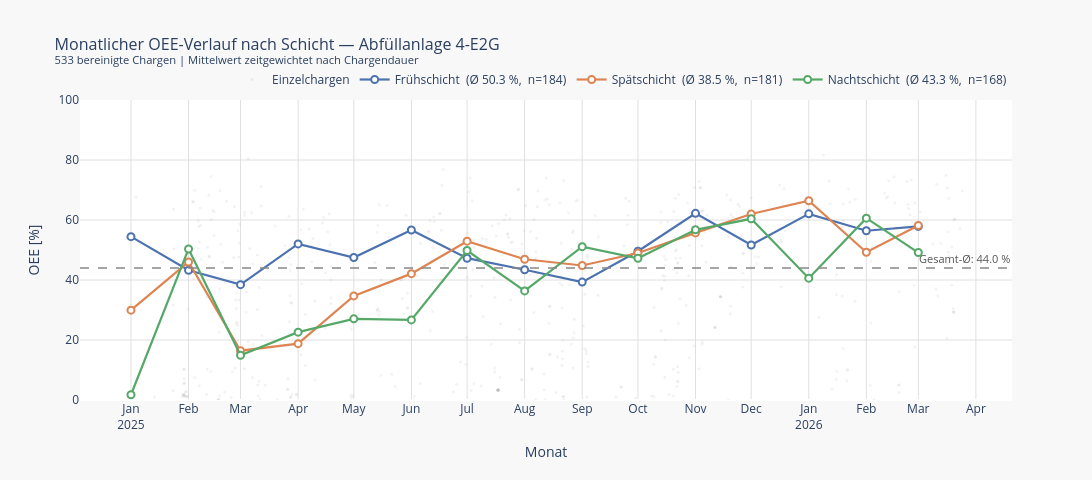

Notebook cell for this chart:
### Code cell
# Zeitgewichteter monatlicher Mittelwert je Schicht.
monthly_shift = {}
for _s, _grp in df_shift.groupby("primary_shift"):
    _agg = (
        _grp.groupby("month")
        .apply(lambda x: pd.Series({
            "mean":  np.average(x["oee_pct"], weights=x["dur_min"]) if x["dur_min"].sum() > 0 else x["oee_pct"].mean(),
            "count": len(x),
        }))
        .reset_index()
    )
    _agg["month_dt"] = _agg["month"].dt.to_timestamp()
    monthly_shift[_s] = _agg

fig_shift_trend = go.Figure()

# Einzelchargen als sehr kleine graue Punkte im Hintergrund.
fig_shift_trend.add_trace(go.Scatter(
    x=df_shift["date"], y=df_shift["oee_pct"],
    mode="markers", name="Einzelchargen",
    marker=dict(color="#bbbbbb", size=3, opacity=0.18),
    hoverinfo="skip",
))

for _s in SHIFT_ORDER:
    if _s not in monthly_shift:
        continue
    _cfg  = SHIFT_COLORS[_s]
    _agg  = monthly_shift[_s]
    _sub  = df_shift[df_shift["primary_shift"] == _s]
    _wmean = np.average(_sub["oee_pct"], weights=_sub["dur_min"]) if _sub["dur_min"].sum() > 0 else _sub["oee_pct"].mean()
    _n     = len(_sub)
    fig_shift_trend.add_trace(go.Scatter(
        x=_agg["month_dt"], y=_agg["mean"],
        mode="lines+markers",
        name=f"{_s}  (Ø {_wmean:.1f} %,  n={_n})",
        line=dict(color=_cfg["line"], width=2.2),
        marker=dict(size=7, color="white", line=dict(color=_cfg["line"], width=2)),
        hovertemplate=(
            f"<b>%{{x|%B %Y}}</b><br>{_s}<br>"
            "Ø OEE: %{y:.1f} %<br>Chargen: %{customdata}<extra></extra>"
        ),
        customdata=_agg["count"],
    ))

fig_shift_trend.add_hline(
    y=overall_shift_mean,
    line=dict(color="#888888", width=1.5, dash="dash"),
    annotation_text=f"Gesamt-Ø: {overall_shift_mean:.1f} %",
    annotation_position="top right",
    annotation_font=dict(color="#555555", size=11),
)

fig_shift_trend.update_layout(
    title=dict(
        text=(
            f"Monatlicher OEE-Verlauf nach Schicht — {LINE_LABEL}<br>"
            f"<sup>{len(df_shift)} bereinigte Chargen | Mittelwert zeitgewichtet nach Chargendauer</sup>"
        ),
        font=dict(size=16),
    ),
    xaxis=dict(title="Monat", tickformat="%b\n%Y", dtick="M1",
               showgrid=True, gridcolor="#e0e0e0"),
    yaxis=dict(title="OEE [%]", range=[0, 100],
               showgrid=True, gridcolor="#e0e0e0"),
    legend=dict(orientation="h", yanchor="bottom", y=1.02, xanchor="right", x=1),
    plot_bgcolor="white", paper_bgcolor="#f8f8f8",
    width=1100, height=480, hovermode="x unified",
)

fig_shift_trend.show()

### Figure 1 — Plotly figure (JSON) as saved in the notebook; plotly's stock layout.template omitted (floating-point values rounded to 4 significant figures; data arrays with more than 128 entries replaced by an {"elided": "..."} marker saying what was removed)
{"data": [{"hoverinfo": "skip", "marker": {"color": "#bbbbbb", "opacity": 0.18, "size": 3}, "mode": "markers", "name": "Einzelchargen", "type": "scatter", "x": {"elided": "533 str values"}, "y": {"elided": "533 float values"}}, {"customdata": [2.0, 18.0, 23.0, 8.0, 7.0, 9.0, 21.0, 21.0, 7.0, 14.0, 9.0, 8.0, 10.0, 14.0, 13.0], "hovertemplate": "<b>%{x|%B %Y}</b><br>Frühschicht<br>Ø OEE: %{y:.1f} %<br>Chargen: %{customdata}<extra></extra>", "line": {"color": "#4C72B0", "width": 2.2}, "marker": {"color": "white", "line": {"color": "#4C72B0", "width": 2}, "size": 7}, "mode": "lines+markers", "name": "Frühschicht  (Ø 50.3 %,  n=184)", "type": "scatter", "x": ["2025-01-01T00:00:00.000000", "2025-02-01T00:00:00.000000", "2025-03-01T00:00:00.000000", "2025-04-01T00:00:00.000000", "2025-05-01T00:00:00.000000", "2025-06-01T00:00:00.000000", "2025-07-01T00:00:00.000000", "2025-08-01T00:00:00.000000", "2025-09-01T00:00:00.000000", "2025-10-01T00:00:00.000000", "2025-11-01T00:00:00.000000", "2025-12-01T00:00:00.000000", "2026-01-01T00:00:00.000000", "2026-02-01T00:00:00.000000", "2026-03-01T00:00:00.000000"], "y": [54.44, 43.26, 38.45, 52.04, 47.5, 56.66, 47.27, 43.43, 39.3, 49.57, 62.22, 51.66, 62.05, 56.42, 57.86]}, {"customdata": [17.0, 18.0, 10.0, 14.0, 9.0, 8.0, 20.0, 23.0, 6.0, 17.0, 14.0, 5.0, 6.0, 10.0, 4.0], "hovertemplate": "<b>%{x|%B %Y}</b><br>Spätschicht<br>Ø OEE: %{y:.1f} %<br>Chargen: %{customdata}<extra></extra>", "line": {"color": "#DD8452", "width": 2.2}, "marker": {"color": "white", "line": {"color": "#DD8452", "width": 2}, "size": 7}, "mode": "lines+markers", "name": "Spätschicht  (Ø 38.5 %,  n=181)", "type": "scatter", "x": ["2025-01-01T00:00:00.000000", "2025-02-01T00:00:00.000000", "2025-03-01T00:00:00.000000", "2025-04-01T00:00:00.000000", "2025-05-01T00:00:00.000000", "2025-06-01T00:00:00.000000", "2025-07-01T00:00:00.000000", "2025-08-01T00:00:00.000000", "2025-09-01T00:00:00.000000", "2025-10-01T00:00:00.000000", "2025-11-01T00:00:00.000000", "2025-12-01T00:00:00.000000", "2026-01-01T00:00:00.000000", "2026-02-01T00:00:00.000000", "2026-03-01T00:00:00.000000"], "y": [29.95, 45.99, 16.43, 18.78, 34.69, 42.12, 52.94, 46.91, 44.83, 49.0, 55.7, 62.01, 66.41, 49.26, 58.19]}, {"customdata": [9.0, 23.0, 9.0, 6.0, 7.0, 11.0, 17.0, 13.0, 12.0, 23.0, 15.0, 3.0, 6.0, 7.0, 7.0], "hovertemplate": "<b>%{x|%B %Y}</b><br>Nachtschicht<br>Ø OEE: %{y:.1f} %<br>Chargen: %{customdata}<extra></extra>", "line": {"color": "#55A868", "width": 2.2}, "marker": {"color": "white", "line": {"color": "#55A868", "width": 2}, "size": 7}, "mode": "lines+markers", "name": "Nachtschicht  (Ø 43.3 %,  n=168)", "type": "scatter", "x": ["2025-01-01T00:00:00.000000", "2025-02-01T00:00:00.000000", "2025-03-01T00:00:00.000000", "2025-04-01T00:00:00.000000", "2025-05-01T00:00:00.000000", "2025-06-01T00:00:00.000000", "2025-07-01T00:00:00.000000", "2025-08-01T00:00:00.000000", "2025-09-01T00:00:00.000000", "2025-10-01T00:00:00.000000", "2025-11-01T00:00:00.000000", "2025-12-01T00:00:00.000000", "2026-01-01T00:00:00.000000", "2026-02-01T00:00:00.000000", "2026-03-01T00:00:00.000000"], "y": [1.757, 50.34, 14.9, 22.61, 27.05, 26.69, 49.84, 36.37, 51.11, 47.24, 56.73, 60.4, 40.62, 60.61, 49.15]}], "layout": {"annotations": [{"font": {"color": "#555555", "size": 11}, "showarrow": false, "text": "Gesamt-Ø: 44.0 %", "x": 1, "xanchor": "right", "xref": "x domain", "y": 43.97, "yanchor": "bottom", "yref": "y"}], "height": 480, "hovermode": "x unified", "legend": {"orientation": "h", "x": 1, "xanchor": "right", "y": 1.02, "yanchor": "bottom"}, "paper_bgcolor": "#f8f8f8", "plot_bgcolor": "white", "shapes": [{"line": {"color": "#888888", "dash": "dash", "width": 1.5}, "type": "line", "x0": 0, "x1": 1, "xref": "x domain", "y0": 43.97, "y1": 43.97, "yref": "y"}], "title": {"font": {"size": 16}, "text": "Monatlicher OEE-Verlauf nach Schicht — Abfüllanlage 4-E2G<br><sup>533 bereinigte Chargen | Mittelwert zeitgewichtet nach Chargendauer</sup>"}, "width": 1100, "xaxis": {"dtick": "M1", "gridcolor": "#e0e0e0", "showgrid": true, "tickformat": "%b\n%Y", "title": {"text": "Monat"}}, "yaxis": {"gridcolor": "#e0e0e0", "range": [0, 100], "showgrid": true, "title": {"text": "OEE [%]"}}}}
